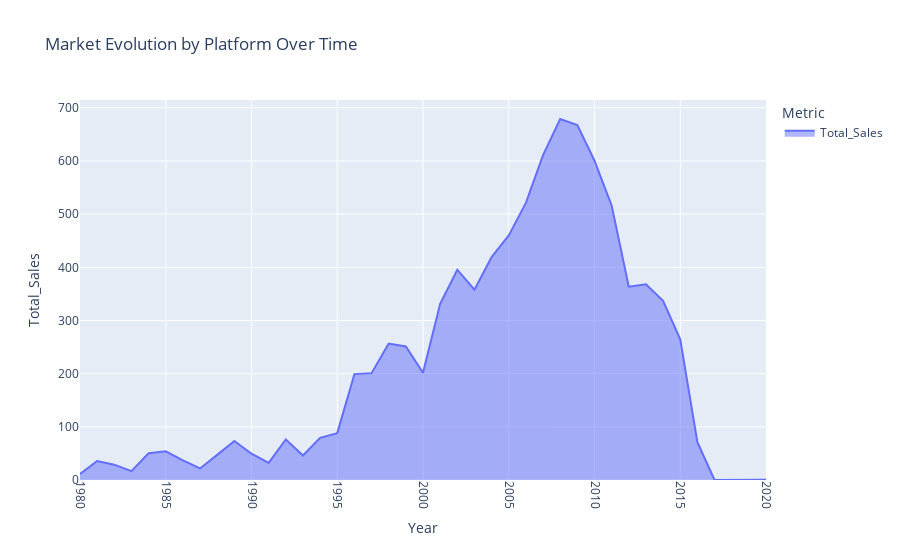

Here is the notebook cell this chart was saved with:
### Code cell
# 16.How has the market evolved by platform over time?
mycursor.execute("""select Year,count(distinct Platform) no_of_platforms, sum(Global_Sales) Total_Sales from vgsales
                  group by Year
                  order by no_of_platforms """)
results = mycursor.fetchall()
columns = [desc[0] for desc in mycursor.description]
Market_Evolution_by_Platform = pd.DataFrame(results, columns=["Year","no_of_platforms","Total_Sales"])
print(Market_Evolution_by_Platform)
fig = px.area(
    Market_Evolution_by_Platform,
    x="Year",
    y=[ "Total_Sales"],
    labels={"value": "Total_Sales", "variable": "Metric"},
    title="Market Evolution by Platform Over Time"
)

# Rotate x-axis labels for better readability
fig.update_xaxes(tickangle=90)

# Show the plot
fig.show()


fig = px.area(
    Market_Evolution_by_Platform,
    x="Year",
    y=[ "no_of_platforms"],
    labels={"value": "no_of_platforms"},
    title="Market Evolution by Platform Over Time"
)

# Rotate x-axis labels for better readability
fig.update_xaxes(tickangle=90)

# Show the plot
fig.show()

### Figure 1 — Plotly figure (JSON) as saved in the notebook; plotly's stock layout.template omitted (floating-point values rounded to 4 significant figures)
{"data": [{"fillpattern": {"shape": ""}, "hovertemplate": "Metric=Total_Sales<br>Year=%{x}<br>Total_Sales=%{y}<extra></extra>", "legendgroup": "Total_Sales", "line": {"color": "#636efa"}, "marker": {"symbol": "circle"}, "mode": "lines", "name": "Total_Sales", "orientation": "v", "showlegend": true, "stackgroup": "1", "type": "scatter", "x": [2020.0, 1980.0, 1981.0, 1982.0, 1983.0, 1984.0, 1986.0, 1987.0, 2017.0, 1989.0, 1985.0, 1988.0, 1990.0, 1991.0, 1993.0, 1992.0, 2003.0, 1997.0, 1998.0, 2004.0, 2009.0, 2010.0, 1995.0, 2005.0, 1996.0, 1999.0, 2016.0, 2002.0, 2008.0, 2011.0, 2012.0, 2000.0, 1994.0, 2001.0, 2015.0, 2006.0, 2007.0, 2013.0, 2014.0, NaN], "xaxis": "x", "y": [0.29, 11.38, 35.77, 28.86, 16.79, 50.36, 37.07, 21.74, 0.05, 73.45, 53.94, 47.22, 49.39, 32.23, 45.98, 76.16, 357.8, 201.0, 256.5, 419.3, 667.3, 600.4, 88.11, 459.9, 199.2, 251.3, 70.93, 395.5, 678.9, 516.0, 363.5, 201.6, 79.17, 331.5, 264.4, 521.0, 611.1, 368.1, 337.1, 100.1], "yaxis": "y"}], "layout": {"legend": {"title": {"text": "Metric"}, "tracegroupgap": 0}, "title": {"text": "Market Evolution by Platform Over Time"}, "xaxis": {"anchor": "y", "domain": [0, 1], "tickangle": 90, "title": {"text": "Year"}}, "yaxis": {"anchor": "x", "domain": [0, 1], "title": {"text": "Total_Sales"}}}}
